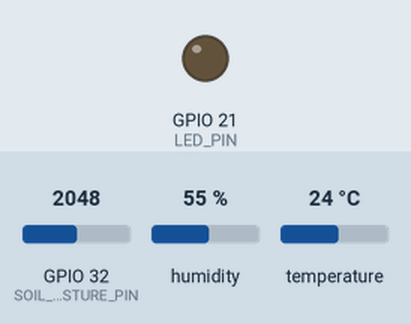
This sketch was run on a simulated ESP32. On the bench: output pins drawn as LEDs (lit = HIGH). Inputs (shaded band) come from the test bench; at power-on: GPIO 32 (SOIL_MOISTURE_PIN) = 2048, humidity 55 %, temperature 24 °C. What the sketch prints to the serial monitor is not drawn.

Above: at 0.0 s.
At 2.1 s:
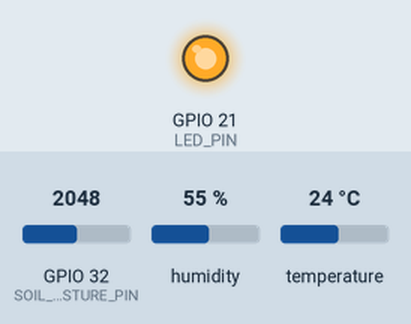
Timing chart, 0 to 3.6 s (numbered marks = the images above):
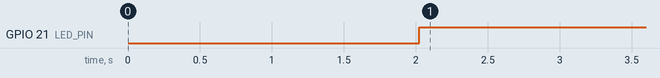

Measured:
- by itself, GPIO 21 (LED_PIN): LOW → HIGH at 2.0 s

The sketch:

project.ino
```cpp
#include "DHT.h"

#define DHTPIN 19       // กำหนดขาที่เชื่อมกับ DHT11 18/19/21
#define DHTTYPE DHT11  // เลือกประเภทของ DHT (DHT11, DHT22, DHT21)
#define SOIL_MOISTURE_PIN 32
#define LED_PIN 21
//#define RELAY_PIN 27

DHT dht(DHTPIN, DHTTYPE);

void setup() {
  Serial.begin(921600);
  dht.begin();
  pinMode(SOIL_MOISTURE_PIN, INPUT);
  pinMode(LED_PIN, OUTPUT);
  //pinMode(RELAY_PIN, OUTPUT);
  //digitalWrite(RELAY_PIN, LOW); // ปิดรีเลย์เริ่มต้น
}

void loop() {
  delay(2000);  // รอ 2 วินาที

  float humidity = dht.readHumidity();
  float temperature = dht.readTemperature();

  int soilMoisture = analogRead(SOIL_MOISTURE_PIN);


  if (soilMoisture < 2000) { // ความชื้นในดินต่ำกว่า 2200
    digitalWrite(LED_PIN, LOW); // เปิด LED
    //digitalWrite(RELAY_PIN , LOW); // เปิดรีเลย์ (เปิดปั๊มน้ำ)
    //Serial.println("ความชื้นในดิน: แห้ง");
  } else {
    digitalWrite(LED_PIN, HIGH); // ปิด LED
    //digitalWrite(RELAY_PIN , LOW); // ปิดรีเลย์ (ปิดปั๊มน้ำ)
    //Serial.println("ความชื้นในดิน: ชื้น");
  }
  if (isnan(humidity) || isnan(temperature)) {
    Serial.println("ล้มเหลวในการอ่านค่าจาก DHT11");
  } else {
    Serial.print("ความชื้น: ");
    Serial.print(humidity);
    Serial.print("%\t");
    Serial.print("อุณหภูมิ: ");
    Serial.print(temperature);
    Serial.println("°C");
  }
    Serial.print("ความชื้นในดิน: ");
    Serial.print(soilMoisture);
    Serial.println();

}
```
